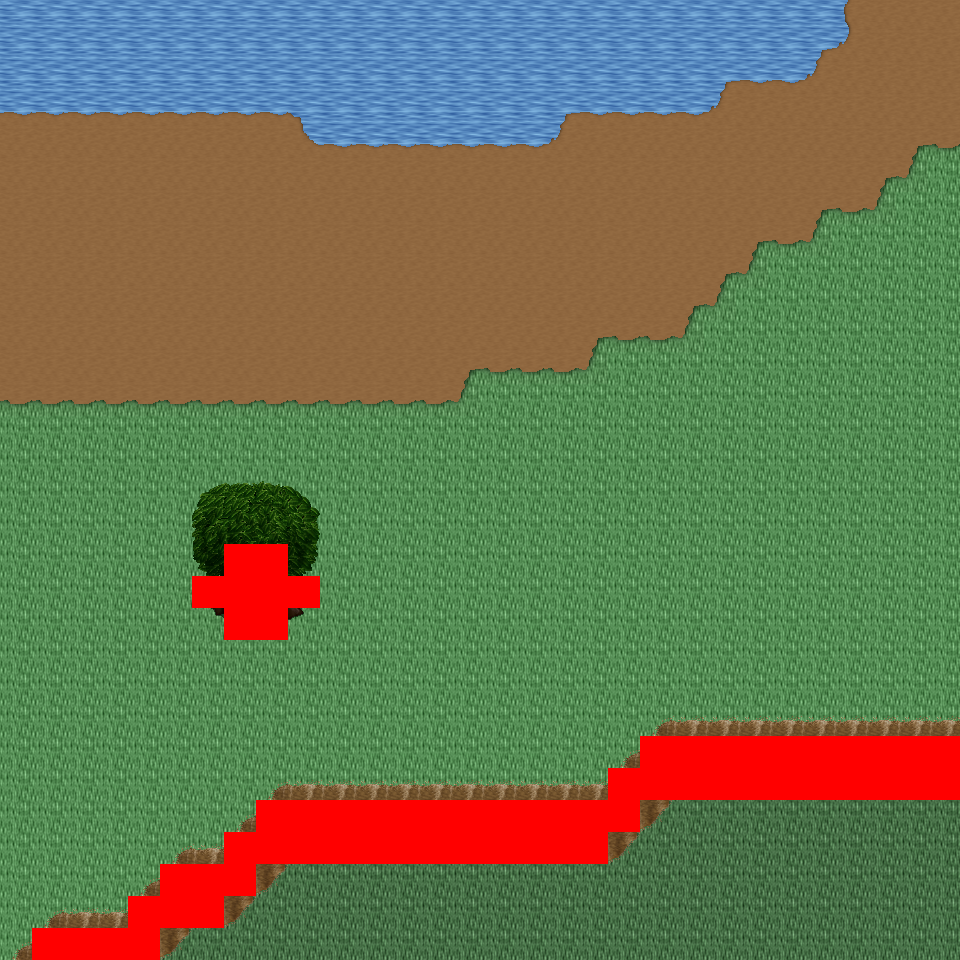

Below is a game level as drawn by its tile map, then a one-line description and the .tmx that defines it (tile-layer data replaced by summaries):
An orthogonal 30x30 tile map with 32x32 px tiles, 6 tile layers (Ground, Object, Object2, Above, ...), 29 tilesets and 6 objects (6x mapExit).

<map version="1.0" orientation="orthogonal" renderorder="right-down" width="30" height="30" tilewidth="32" tileheight="32" nextobjectid="7">
  <tileset firstgid="1" name="tileset_logic_collision" tilewidth="32" tileheight="32" tilecount="1" columns="1">
    <image source="../drawable/tileset_logic_collision.png" width="32" height="32" />
  </tileset>
  <tileset firstgid="2" name="tileset_ground_ground" tilewidth="32" tileheight="32" tilecount="33" columns="3">
    <image source="../drawable/tileset_ground_ground.png" width="96" height="352" />
  </tileset>
  <tileset firstgid="35" name="tileset_building_castle" tilewidth="32" tileheight="32" tilecount="320" columns="20">
    <image source="../drawable/tileset_building_castle.png" width="640" height="512" />
  </tileset>
  <tileset firstgid="355" name="tileset_ground_grass_corners" tilewidth="32" tileheight="32" tilecount="24" columns="6">
    <image source="../drawable/tileset_ground_grass_corners.png" width="192" height="128" />
  </tileset>
  <tileset firstgid="379" name="tileset_ground_grass_edges" tilewidth="32" tileheight="32" tilecount="36" columns="12">
    <image source="../drawable/tileset_ground_grass_edges.png" width="384" height="96" />
  </tileset>
  <tileset firstgid="415" name="tileset_ground_water_pool" tilewidth="32" tileheight="32" tilecount="72" columns="3">
    <image source="../drawable/tileset_ground_water_pool.png" width="96" height="768" />
  </tileset>
  <tileset firstgid="487" name="tileset_ground_earth_edges" tilewidth="32" tileheight="32" tilecount="18" columns="6">
    <image source="../drawable/tileset_ground_earth_edges.png" width="192" height="96" />
  </tileset>
  <tileset firstgid="505" name="tileset_item_weapon_cannon" tilewidth="32" tileheight="32" tilecount="12" columns="3">
    <image source="../drawable/tileset_item_weapon_cannon.png" width="96" height="128" />
  </tileset>
  <tileset firstgid="517" name="tileset_item_pot_barrels_1" tilewidth="32" tileheight="32" tilecount="8" columns="4">
    <image source="../drawable/tileset_item_pot_barrels_1.png" width="128" height="64" />
  </tileset>
  <tileset firstgid="525" name="tileset_ground_cobbled_paving" tilewidth="32" tileheight="32" tilecount="1" columns="1">
    <image source="../drawable/tileset_ground_cobbled_paving.png" width="32" height="32" />
  </tileset>
  <tileset firstgid="526" name="tileset_ground_ridge_earth_pale" tilewidth="32" tileheight="32" tilecount="96" columns="12">
    <image source="../drawable/tileset_ground_ridge_earth_pale.png" width="384" height="256" />
  </tileset>
  <tileset firstgid="622" name="tileset_plant_bushes_and_trees" tilewidth="32" tileheight="32" tilecount="144" columns="16">
    <image source="../drawable/tileset_plant_bushes_and_trees.png" width="512" height="289" />
  </tileset>
  <tileset firstgid="766" name="tileset_plant_bush_leafy_2" tilewidth="32" tileheight="32" tilecount="12" columns="6">
    <image source="../drawable/tileset_plant_bush_leafy_2.png" width="192" height="64" />
  </tileset>
  <tileset firstgid="778" name="tileset_plant_bush_flowering" tilewidth="32" tileheight="32" tilecount="72" columns="8">
    <image source="../drawable/tileset_plant_bush_flowering.png" width="256" height="288" />
  </tileset>
  <tileset firstgid="850" name="tileset_plant_stump_small_stump" tilewidth="32" tileheight="32" tilecount="4" columns="2">
    <image source="../drawable/tileset_plant_stump_small_stump.png" width="64" height="64" />
  </tileset>
  <tileset firstgid="854" name="tileset_plant_tree_fall_trees" tilewidth="32" tileheight="32" tilecount="40" columns="8">
    <image source="../drawable/tileset_plant_tree_fall_trees.png" width="256" height="160" />
  </tileset>
  <tileset firstgid="894" name="tileset_logic_creature_animal" tilewidth="32" tileheight="32" tilecount="32" columns="8">
    <image source="../drawable/tileset_logic_creature_animal.png" width="256" height="128" />
  </tileset>
  <tileset firstgid="926" name="tileset_logic_creature_rodent" tilewidth="32" tileheight="32" tilecount="8" columns="8">
    <image source="../drawable/tileset_logic_creature_rodent.png" width="256" height="32" />
  </tileset>
  <tileset firstgid="934" name="tileset_plant_vine" tilewidth="32" tileheight="32" tilecount="3" columns="1">
    <image source="../drawable/tileset_plant_vine.png" width="32" height="96" />
  </tileset>
  <tileset firstgid="937" name="tileset_building_cottage" tilewidth="32" tileheight="32" tilecount="256" columns="16">
    <image source="../drawable/tileset_building_cottage.png" width="512" height="512" />
  </tileset>
  <tileset firstgid="1193" name="tileset_building_roof_thatched_roof" tilewidth="32" tileheight="32" tilecount="256" columns="16">
    <image source="../drawable/tileset_building_roof_thatched_roof.png" width="512" height="512" />
  </tileset>
  <tileset firstgid="1449" name="tileset_building_window_windows" tilewidth="32" tileheight="32" tilecount="256" columns="16">
    <image source="../drawable/tileset_building_window_windows.png" width="512" height="512" />
  </tileset>
  <tileset firstgid="1705" name="tileset_building_door_doors" tilewidth="32" tileheight="32" tilecount="256" columns="16">
    <image source="../drawable/tileset_building_door_doors.png" width="512" height="512" />
  </tileset>
  <tileset firstgid="1961" name="tileset_building_fence_fence_wooden" tilewidth="32" tileheight="32" tilecount="12" columns="3">
    <image source="../drawable/tileset_building_fence_fence_wooden.png" width="96" height="128" />
  </tileset>
  <tileset firstgid="1973" name="tileset_ground_ground_3" tilewidth="32" tileheight="32" tilecount="5" columns="5">
    <image source="../drawable/tileset_ground_ground_3.png" width="160" height="32" />
  </tileset>
  <tileset firstgid="1978" name="tileset_plant_tree_tree_darkgreen" tilewidth="32" tileheight="32" tilecount="88" columns="8">
    <image source="../drawable/tileset_plant_tree_tree_darkgreen.png" width="256" height="352" />
  </tileset>
  <tileset firstgid="2066" name="tileset_logic_portal" tilewidth="32" tileheight="32" tilecount="24" columns="8">
    <image source="../drawable/tileset_logic_portal.png" width="256" height="96" />
  </tileset>
  <tileset firstgid="2090" name="tileset_building_decoration_magician_banner" tilewidth="32" tileheight="32" tilecount="3" columns="3">
    <image source="../drawable/tileset_building_decoration_magician_banner.png" width="96" height="32" />
  </tileset>
  <tileset firstgid="2093" name="tileset_ground_ladder_vertical_dark" tilewidth="32" tileheight="32" tilecount="3" columns="3">
    <image source="../drawable/tileset_ground_ladder_vertical_dark.png" width="96" height="32" />
  </tileset>
  <layer name="Ground" width="30" height="30">
    <data>[900 cells, 900 non-empty, 4 distinct tile ids]</data>
  </layer>
  <layer name="Object" width="30" height="30">
    <data>[900 cells, 168 non-empty, 24 distinct tile ids]</data>
  </layer>
  <layer name="Object2" width="30" height="30">
    <data>[900 cells, 0 non-empty, 0 distinct tile ids]</data>
  </layer>
  <layer name="Above" width="30" height="30">
    <data>[900 cells, 12 non-empty, 12 distinct tile ids]</data>
  </layer>
  <layer name="Above2" width="30" height="30">
    <data>[900 cells, 0 non-empty, 0 distinct tile ids]</data>
  </layer>
  <layer name="Walkable" width="30" height="30">
    <data>[900 cells, 63 non-empty, 1 distinct tile ids]</data>
  </layer>
  <objectgroup name="MapEvents">
    <object id="1" name="north" type="mapExit" x="0" y="0" width="960" height="32">
      <properties>
        <property name="map" value="level_0_x37_y78" />
        <property name="x" value="0" />
        <property name="y" value="28" />
      </properties>
    </object>
    </objectgroup>
</map>
<!-- 5 of 6 objects omitted -->
